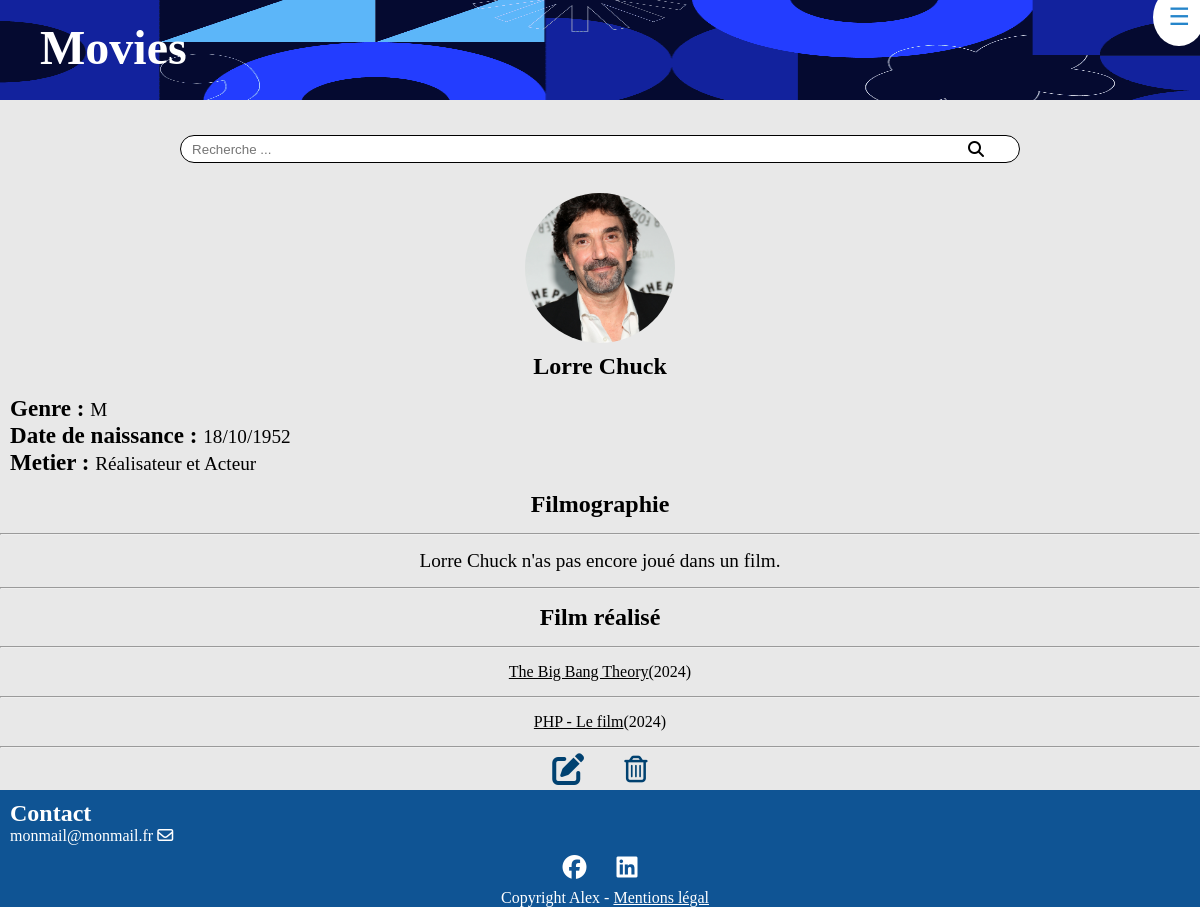
/index.php?action=detPersonne&id=8, run on an earlier commit of the app's database.
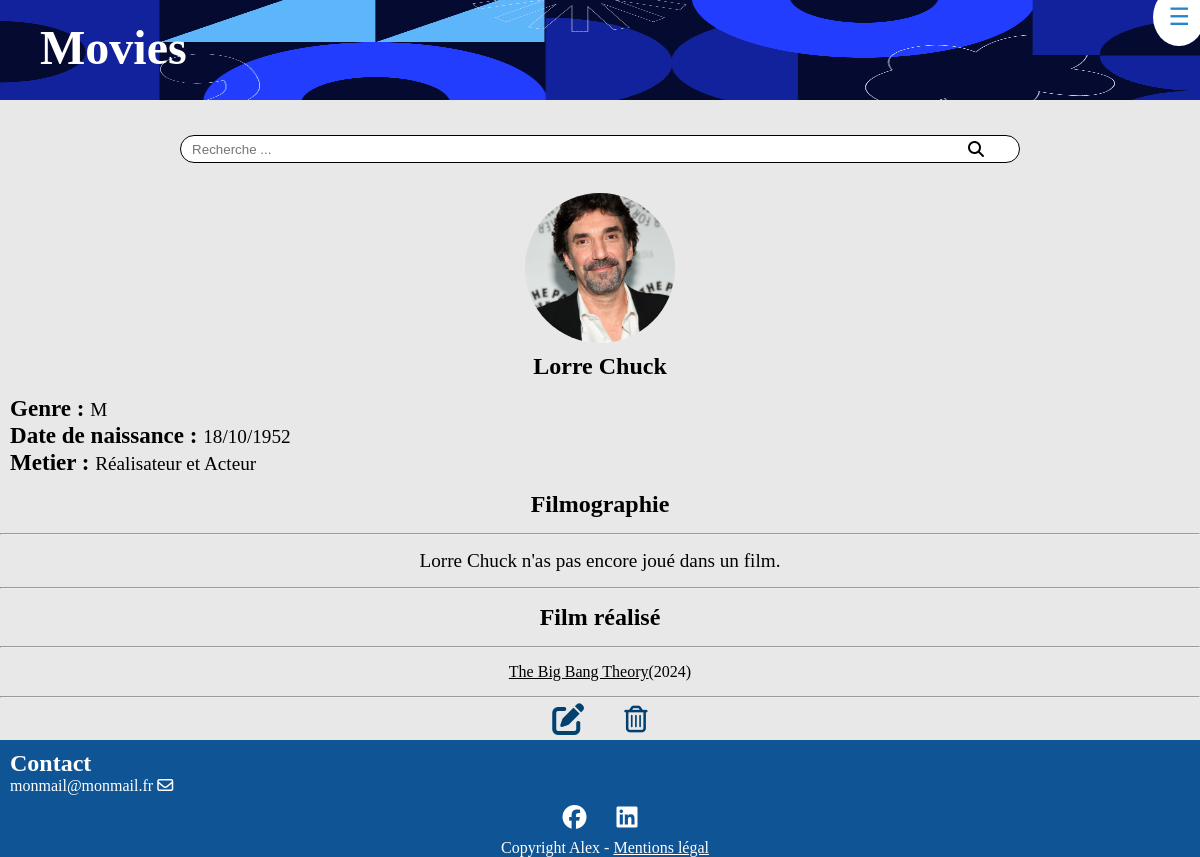
And on a later commit of the database.
### tables this page shows
CREATE TABLE IF NOT EXISTS `film` (
  `id_film` int NOT NULL AUTO_INCREMENT,
  `titre` varchar(50) NOT NULL,
  `dateDeSortie` date NOT NULL,
  `duree` int NOT NULL,
  `synopsis` text,
  `note` decimal(6,2) DEFAULT NULL,
  `affiche` varchar(255) DEFAULT NULL,
  `id_realisateur` int NOT NULL,
  PRIMARY KEY (`id_film`),
  KEY `id_realisateur` (`id_realisateur`),
  CONSTRAINT `film_ibfk_1` FOREIGN KEY (`id_realisateur`) REFERENCES `realisateur` (`id_realisateur`)
);

### view/personne/detailPersonne.php (the view, shortened to what this page needs)
<div class="detailPersonne">
<?php
        $personne = $requete->fetch();
        echo "<figure>
                <img class='afficheActeur' src='" . $personne['photo'] . "' title='" . $personne['laPersonne'] . "'>
              </figure>",
              "<h2>" . $personne['laPersonne'] . "</h2>",
              "<p><span class='detail'>Genre : </span>" . $personne['sexe'] . "</p>",
              "<p><span class='detail'>Date de naissance : </span>" . $personne['dateNaissance'] . "</p>";
        if (!empty($personne['idActeur']) && !empty($personne['idRealisateur'])) {
            echo "<p><span class='detail'> Metier : </span> Réalisateur et Acteur </p>";
        } elseif (!empty($personne['idActeur'])) {
            echo "<p><span class='detail'> Metier : </span> Acteur </p>";
        } elseif (!empty($personne['idRealisateur'])) {
            echo "<p><span class='detail'> Metier : </span> Réalisateur </p>";
        }
?>
<?php
        if (!empty($personne['idActeur'])) {
        echo "<h2 class='DetPersonneTitle'>Filmographie</h2>",
            "<ul><hr class='solid'>";
        $filmographieActeur = $requeteFilmoActeur->fetchAll();
        if (!empty($filmographieActeur)) {
        foreach($filmographieActeur as $film) {  ?>
            <li>
                <a href='index.php?action=detFilm&id=<?= $film['id_film'] ?>'>
                <?= $film['titre'] ?></a>
                 - <?= $film['dateSortie']; ?>
            </li>         <hr class="solid">
<?php   }
        echo "</ul>";
        echo "<h2 class='DetPersonneTitle'>Role : </h2>",
                "<ul><hr class='solid'>";
        foreach($filmographieActeur as $role) { ?>
            <li>
                <a href='index.php?action=detRole&id=<?= $role['idRole'] ?>'>
                <?= $role['role']?></a>
                <button title="trash" id="trashActor">
                    <a href="index.php?action=delRoleFilm&id=<?= $role['id_film'] ?>&idActeur=<?= $role['idActeur'] ?>&idRole=<?= $role['idRole'] ?>"><i class="fa-regular fa-trash-can"></i></a>
                </button>
            </li>         <hr class="solid">
<?php   }
        } else {
            echo "<p class='noFilm'>" . $personne['laPersonne'] . " n'as pas encore joué dans un film.</p><hr class='solid'>";
        }}
        if (!empty($personne['idRealisateur'])) {
            echo "<h2 class='DetPersonneTitle'> Film réalisé </h2>",
                    "<ul><hr class='solid'>";
            foreach($requeteFilmoRealisateur->fetchAll() as $filmReal) { ?>
            <li>
                <a href='index.php?action=detFilm&id=<?= $filmReal['id_film']?>'>
                <?= $filmReal['titre']?></a> (<?= $filmReal['date'] ?>)
            </li>         <hr class="solid">
<?php       }
        }?>
</div>
<div class="editOrDel">
    <a href='index.php?action=editerPersonne&id=<?= $personne['id_personne'] ?>' title="edit"> <i class="fa-solid fa-pen-to-square"></i></a>
    <button title="trash" id="alertOn"> <i class="fa-regular fa-trash-can"></i></button>
</div>
<?php
    require_once "view/template.php";
?>

What changed in the data, as far as the page shows it:
no longer on this page (row edited): film: titre "PHP - Le film", date "2024"
